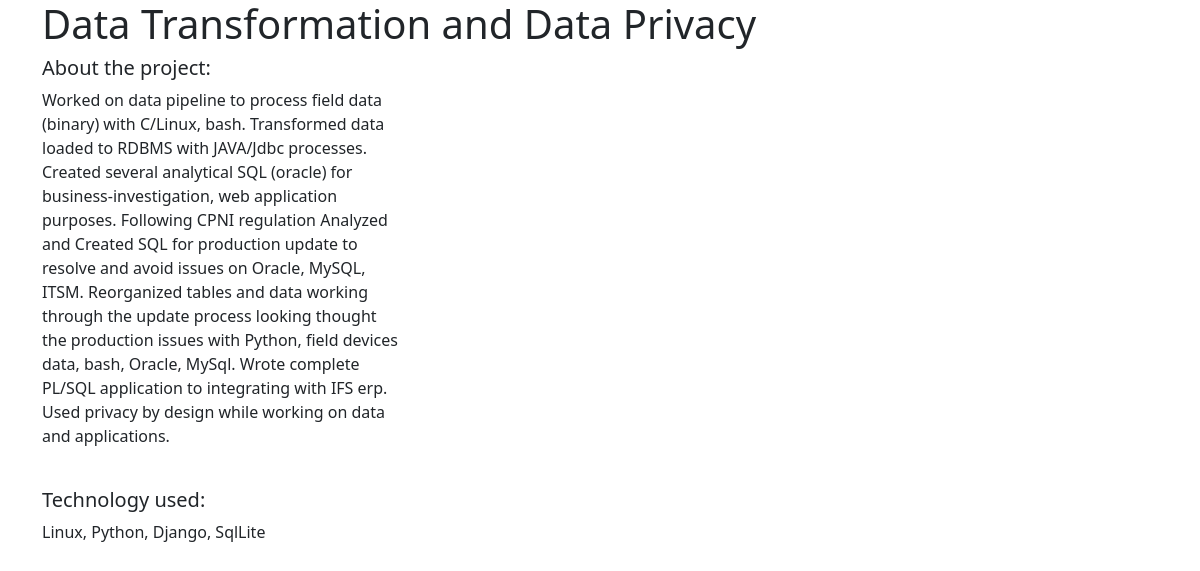
The page /projects/4/ on the database its author committed.
### projects/models.py (models this page shows)
class Project(models.Model):
    title = models.CharField(max_length=100)
    description = models.TextField()
    technology = models.CharField(max_length=200)

### projects/views.py (the view)
# urls.py: path("<int:pk>/", views.project_detail, name="project_detail"),
def project_detail(request, pk):
    project = Project.objects.get(pk=pk)
    context = {
        "project": project
    }
    return render(request, "projects/project_detail.html", context)

### projects/templates/projects/project_detail.html
{% extends "base.html" %}
{% block page_content %}
<h1>{{ project.title }}</h1>
<div class="row">
    <div class="col-md-4">
        <h5>About the project:</h5>
        <p>{{ project.description }}</p>
        <br>
        <h5>Technology used:</h5>
        <p>{{ project.technology }}</p>
    </div>
</div>
{% endblock page_content %}

### rows shown on the page
Project: description "Worked on data pipeline to process field data (binary) with C/Linux, bash. Transformed data loaded to RDBMS with JAVA/Jdbc processes. Created several analytical SQL (oracle) for business-investigation, web application purposes. Following CPNI regulation Analyzed and Created SQL for production update to resolve and avoid issues on Oracle, MySQL, ITSM. Reorganized tables and data working through the update process looking thought the production issues with Python, field devices data, bash, Oracle, MySql. Wrote complete PL/SQL application to integrating with IFS erp. Used privacy by design while working on data and applications.", technology "Linux, Python, Django, SqlLite"
